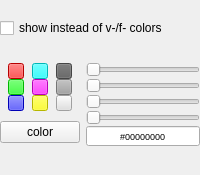
<?xml version="1.0" encoding="UTF-8"?>
<ui version="4.0">
 <class>propMaterial</class>
 <widget class="QWidget" name="propMaterial">
  <property name="geometry">
   <rect>
    <x>0</x>
    <y>0</y>
    <width>200</width>
    <height>175</height>
   </rect>
  </property>
  <property name="sizePolicy">
   <sizepolicy hsizetype="Expanding" vsizetype="Expanding">
    <horstretch>0</horstretch>
    <verstretch>0</verstretch>
   </sizepolicy>
  </property>
  <property name="minimumSize">
   <size>
    <width>200</width>
    <height>175</height>
   </size>
  </property>
  <property name="maximumSize">
   <size>
    <width>16777215</width>
    <height>175</height>
   </size>
  </property>
  <property name="windowTitle">
   <string>Form</string>
  </property>
  <property name="styleSheet">
   <string notr="true"/>
  </property>
  <layout class="QVBoxLayout" name="verticalLayout_4">
   <property name="leftMargin">
    <number>0</number>
   </property>
   <property name="topMargin">
    <number>0</number>
   </property>
   <property name="rightMargin">
    <number>0</number>
   </property>
   <property name="bottomMargin">
    <number>9</number>
   </property>
   <item>
    <widget class="QCheckBox" name="checkShow">
     <property name="text">
      <string>show instead of v-/f- colors</string>
     </property>
    </widget>
   </item>
   <item>
    <layout class="QHBoxLayout" name="horizontalLayout">
     <property name="spacing">
      <number>6</number>
     </property>
     <property name="leftMargin">
      <number>0</number>
     </property>
     <property name="rightMargin">
      <number>0</number>
     </property>
     <item>
      <layout class="QVBoxLayout" name="verticalLayout_3">
       <property name="spacing">
        <number>9</number>
       </property>
       <property name="leftMargin">
        <number>0</number>
       </property>
       <property name="rightMargin">
        <number>0</number>
       </property>
       <property name="bottomMargin">
        <number>0</number>
       </property>
       <item>
        <layout class="QGridLayout" name="gridLayout">
         <property name="sizeConstraint">
          <enum>QLayout::SetFixedSize</enum>
         </property>
         <property name="spacing">
          <number>0</number>
         </property>
         <item row="0" column="1">
          <widget class="QPushButton" name="preCyan">
           <property name="sizePolicy">
            <sizepolicy hsizetype="Fixed" vsizetype="Fixed">
             <horstretch>0</horstretch>
             <verstretch>0</verstretch>
            </sizepolicy>
           </property>
           <property name="minimumSize">
            <size>
             <width>16</width>
             <height>16</height>
            </size>
           </property>
           <property name="maximumSize">
            <size>
             <width>16</width>
             <height>16</height>
            </size>
           </property>
           <property name="cursor">
            <cursorShape>PointingHandCursor</cursorShape>
           </property>
           <property name="styleSheet">
            <string notr="true">background-color: rgb(0, 255, 255);</string>
           </property>
           <property name="text">
            <string/>
           </property>
          </widget>
         </item>
         <item row="1" column="0">
          <widget class="QPushButton" name="preGreen">
           <property name="sizePolicy">
            <sizepolicy hsizetype="Fixed" vsizetype="Fixed">
             <horstretch>0</horstretch>
             <verstretch>0</verstretch>
            </sizepolicy>
           </property>
           <property name="minimumSize">
            <size>
             <width>16</width>
             <height>16</height>
            </size>
           </property>
           <property name="maximumSize">
            <size>
             <width>16</width>
             <height>16</height>
            </size>
           </property>
           <property name="cursor">
            <cursorShape>PointingHandCursor</cursorShape>
           </property>
           <property name="styleSheet">
            <string notr="true">background-color: rgb(0, 255, 0);</string>
           </property>
           <property name="text">
            <string/>
           </property>
          </widget>
         </item>
         <item row="0" column="0">
          <widget class="QPushButton" name="preRed">
           <property name="sizePolicy">
            <sizepolicy hsizetype="Fixed" vsizetype="Fixed">
             <horstretch>0</horstretch>
             <verstretch>0</verstretch>
            </sizepolicy>
           </property>
           <property name="minimumSize">
            <size>
             <width>16</width>
             <height>16</height>
            </size>
           </property>
           <property name="maximumSize">
            <size>
             <width>16</width>
             <height>16</height>
            </size>
           </property>
           <property name="cursor">
            <cursorShape>PointingHandCursor</cursorShape>
           </property>
           <property name="autoFillBackground">
            <bool>true</bool>
           </property>
           <property name="styleSheet">
            <string notr="true">background-color: rgb(255, 0, 0);</string>
           </property>
           <property name="text">
            <string/>
           </property>
          </widget>
         </item>
         <item row="1" column="2">
          <widget class="QPushButton" name="preGrey">
           <property name="sizePolicy">
            <sizepolicy hsizetype="Fixed" vsizetype="Fixed">
             <horstretch>0</horstretch>
             <verstretch>0</verstretch>
            </sizepolicy>
           </property>
           <property name="minimumSize">
            <size>
             <width>16</width>
             <height>16</height>
            </size>
           </property>
           <property name="maximumSize">
            <size>
             <width>16</width>
             <height>16</height>
            </size>
           </property>
           <property name="cursor">
            <cursorShape>PointingHandCursor</cursorShape>
           </property>
           <property name="styleSheet">
            <string notr="true">background-color: rgb(164, 164, 164);</string>
           </property>
           <property name="text">
            <string/>
           </property>
          </widget>
         </item>
         <item row="0" column="2">
          <widget class="QPushButton" name="preBlack">
           <property name="sizePolicy">
            <sizepolicy hsizetype="Fixed" vsizetype="Fixed">
             <horstretch>0</horstretch>
             <verstretch>0</verstretch>
            </sizepolicy>
           </property>
           <property name="minimumSize">
            <size>
             <width>16</width>
             <height>16</height>
            </size>
           </property>
           <property name="maximumSize">
            <size>
             <width>16</width>
             <height>16</height>
            </size>
           </property>
           <property name="cursor">
            <cursorShape>PointingHandCursor</cursorShape>
           </property>
           <property name="styleSheet">
            <string notr="true">background-color: rgb(96, 96, 96);</string>
           </property>
           <property name="text">
            <string/>
           </property>
          </widget>
         </item>
         <item row="1" column="1">
          <widget class="QPushButton" name="preMagenta">
           <property name="sizePolicy">
            <sizepolicy hsizetype="Fixed" vsizetype="Fixed">
             <horstretch>0</horstretch>
             <verstretch>0</verstretch>
            </sizepolicy>
           </property>
           <property name="minimumSize">
            <size>
             <width>16</width>
             <height>16</height>
            </size>
           </property>
           <property name="maximumSize">
            <size>
             <width>16</width>
             <height>16</height>
            </size>
           </property>
           <property name="cursor">
            <cursorShape>PointingHandCursor</cursorShape>
           </property>
           <property name="styleSheet">
            <string notr="true">background-color: rgb(255, 0, 255 );</string>
           </property>
           <property name="text">
            <string/>
           </property>
          </widget>
         </item>
         <item row="2" column="0">
          <widget class="QPushButton" name="preBlue">
           <property name="sizePolicy">
            <sizepolicy hsizetype="Fixed" vsizetype="Fixed">
             <horstretch>0</horstretch>
             <verstretch>0</verstretch>
            </sizepolicy>
           </property>
           <property name="minimumSize">
            <size>
             <width>16</width>
             <height>16</height>
            </size>
           </property>
           <property name="maximumSize">
            <size>
             <width>16</width>
             <height>16</height>
            </size>
           </property>
           <property name="cursor">
            <cursorShape>PointingHandCursor</cursorShape>
           </property>
           <property name="styleSheet">
            <string notr="true">background-color: rgb(0, 0, 255);</string>
           </property>
           <property name="text">
            <string/>
           </property>
          </widget>
         </item>
         <item row="2" column="1">
          <widget class="QPushButton" name="preYellow">
           <property name="sizePolicy">
            <sizepolicy hsizetype="Fixed" vsizetype="Fixed">
             <horstretch>0</horstretch>
             <verstretch>0</verstretch>
            </sizepolicy>
           </property>
           <property name="minimumSize">
            <size>
             <width>16</width>
             <height>16</height>
            </size>
           </property>
           <property name="maximumSize">
            <size>
             <width>16</width>
             <height>16</height>
            </size>
           </property>
           <property name="cursor">
            <cursorShape>PointingHandCursor</cursorShape>
           </property>
           <property name="styleSheet">
            <string notr="true">background-color: rgb(255, 255, 0);</string>
           </property>
           <property name="text">
            <string/>
           </property>
          </widget>
         </item>
         <item row="2" column="2">
          <widget class="QPushButton" name="preWhite">
           <property name="sizePolicy">
            <sizepolicy hsizetype="Fixed" vsizetype="Fixed">
             <horstretch>0</horstretch>
             <verstretch>0</verstretch>
            </sizepolicy>
           </property>
           <property name="minimumSize">
            <size>
             <width>16</width>
             <height>16</height>
            </size>
           </property>
           <property name="maximumSize">
            <size>
             <width>16</width>
             <height>16</height>
            </size>
           </property>
           <property name="cursor">
            <cursorShape>PointingHandCursor</cursorShape>
           </property>
           <property name="styleSheet">
            <string notr="true">background-color: rgb(224, 224, 224);</string>
           </property>
           <property name="text">
            <string/>
           </property>
          </widget>
         </item>
        </layout>
       </item>
       <item>
        <widget class="QPushButton" name="colorButton">
         <property name="text">
          <string>color</string>
         </property>
        </widget>
       </item>
      </layout>
     </item>
     <item>
      <layout class="QVBoxLayout" name="verticalLayout_2">
       <property name="spacing">
        <number>0</number>
       </property>
       <item>
        <widget class="QSlider" name="sliderR">
         <property name="maximumSize">
          <size>
           <width>16777215</width>
           <height>16</height>
          </size>
         </property>
         <property name="cursor">
          <cursorShape>PointingHandCursor</cursorShape>
         </property>
         <property name="toolTip">
          <string>red component</string>
         </property>
         <property name="accessibleName">
          <string>R</string>
         </property>
         <property name="autoFillBackground">
          <bool>true</bool>
         </property>
         <property name="styleSheet">
          <string notr="true"/>
         </property>
         <property name="maximum">
          <number>255</number>
         </property>
         <property name="orientation">
          <enum>Qt::Horizontal</enum>
         </property>
         <property name="invertedControls">
          <bool>false</bool>
         </property>
         <property name="tickPosition">
          <enum>QSlider::NoTicks</enum>
         </property>
        </widget>
       </item>
       <item>
        <widget class="QSlider" name="sliderG">
         <property name="maximumSize">
          <size>
           <width>16777215</width>
           <height>16</height>
          </size>
         </property>
         <property name="cursor">
          <cursorShape>PointingHandCursor</cursorShape>
         </property>
         <property name="toolTip">
          <string>green component</string>
         </property>
         <property name="styleSheet">
          <string notr="true"/>
         </property>
         <property name="maximum">
          <number>255</number>
         </property>
         <property name="orientation">
          <enum>Qt::Horizontal</enum>
         </property>
        </widget>
       </item>
       <item>
        <widget class="QSlider" name="sliderB">
         <property name="maximumSize">
          <size>
           <width>16777215</width>
           <height>16</height>
          </size>
         </property>
         <property name="cursor">
          <cursorShape>PointingHandCursor</cursorShape>
         </property>
         <property name="toolTip">
          <string>blue component</string>
         </property>
         <property name="styleSheet">
          <string notr="true"/>
         </property>
         <property name="maximum">
          <number>255</number>
         </property>
         <property name="orientation">
          <enum>Qt::Horizontal</enum>
         </property>
        </widget>
       </item>
       <item>
        <widget class="QSlider" name="sliderA">
         <property name="maximumSize">
          <size>
           <width>16777215</width>
           <height>16</height>
          </size>
         </property>
         <property name="cursor">
          <cursorShape>PointingHandCursor</cursorShape>
         </property>
         <property name="toolTip">
          <string>alpha component</string>
         </property>
         <property name="maximum">
          <number>255</number>
         </property>
         <property name="orientation">
          <enum>Qt::Horizontal</enum>
         </property>
        </widget>
       </item>
       <item>
        <widget class="QLineEdit" name="editRGBA">
         <property name="minimumSize">
          <size>
           <width>0</width>
           <height>20</height>
          </size>
         </property>
         <property name="maximumSize">
          <size>
           <width>16777215</width>
           <height>20</height>
          </size>
         </property>
         <property name="font">
          <font>
           <pointsize>7</pointsize>
          </font>
         </property>
         <property name="toolTip">
          <string>#rrggbbaa</string>
         </property>
         <property name="text">
          <string>#00000000</string>
         </property>
         <property name="frame">
          <bool>true</bool>
         </property>
         <property name="echoMode">
          <enum>QLineEdit::Normal</enum>
         </property>
         <property name="alignment">
          <set>Qt::AlignCenter</set>
         </property>
         <property name="clearButtonEnabled">
          <bool>false</bool>
         </property>
        </widget>
       </item>
      </layout>
     </item>
    </layout>
   </item>
  </layout>
 </widget>
 <resources/>
 <connections>
  <connection>
   <sender>sliderR</sender>
   <signal>valueChanged(int)</signal>
   <receiver>propMaterial</receiver>
   <slot>rValueChanged(int)</slot>
   <hints>
    <hint type="sourcelabel">
     <x>130</x>
     <y>136</y>
    </hint>
    <hint type="destinationlabel">
     <x>99</x>
     <y>149</y>
    </hint>
   </hints>
  </connection>
  <connection>
   <sender>sliderG</sender>
   <signal>valueChanged(int)</signal>
   <receiver>propMaterial</receiver>
   <slot>gValueChanged(int)</slot>
   <hints>
    <hint type="sourcelabel">
     <x>130</x>
     <y>146</y>
    </hint>
    <hint type="destinationlabel">
     <x>99</x>
     <y>149</y>
    </hint>
   </hints>
  </connection>
  <connection>
   <sender>sliderB</sender>
   <signal>valueChanged(int)</signal>
   <receiver>propMaterial</receiver>
   <slot>bValueChanged(int)</slot>
   <hints>
    <hint type="sourcelabel">
     <x>130</x>
     <y>156</y>
    </hint>
    <hint type="destinationlabel">
     <x>99</x>
     <y>149</y>
    </hint>
   </hints>
  </connection>
  <connection>
   <sender>sliderA</sender>
   <signal>valueChanged(int)</signal>
   <receiver>propMaterial</receiver>
   <slot>aValueChanged(int)</slot>
   <hints>
    <hint type="sourcelabel">
     <x>130</x>
     <y>166</y>
    </hint>
    <hint type="destinationlabel">
     <x>99</x>
     <y>149</y>
    </hint>
   </hints>
  </connection>
  <connection>
   <sender>editRGBA</sender>
   <signal>textChanged(QString)</signal>
   <receiver>propMaterial</receiver>
   <slot>rgbaTextChanged(QString)</slot>
   <hints>
    <hint type="sourcelabel">
     <x>133</x>
     <y>179</y>
    </hint>
    <hint type="destinationlabel">
     <x>99</x>
     <y>149</y>
    </hint>
   </hints>
  </connection>
  <connection>
   <sender>preBlack</sender>
   <signal>clicked()</signal>
   <receiver>propMaterial</receiver>
   <slot>colorButtonClicked()</slot>
   <hints>
    <hint type="sourcelabel">
     <x>66</x>
     <y>139</y>
    </hint>
    <hint type="destinationlabel">
     <x>99</x>
     <y>149</y>
    </hint>
   </hints>
  </connection>
  <connection>
   <sender>preBlue</sender>
   <signal>clicked()</signal>
   <receiver>propMaterial</receiver>
   <slot>colorButtonClicked()</slot>
   <hints>
    <hint type="sourcelabel">
     <x>28</x>
     <y>177</y>
    </hint>
    <hint type="destinationlabel">
     <x>99</x>
     <y>149</y>
    </hint>
   </hints>
  </connection>
  <connection>
   <sender>preCyan</sender>
   <signal>clicked()</signal>
   <receiver>propMaterial</receiver>
   <slot>colorButtonClicked()</slot>
   <hints>
    <hint type="sourcelabel">
     <x>47</x>
     <y>139</y>
    </hint>
    <hint type="destinationlabel">
     <x>99</x>
     <y>149</y>
    </hint>
   </hints>
  </connection>
  <connection>
   <sender>preGreen</sender>
   <signal>clicked()</signal>
   <receiver>propMaterial</receiver>
   <slot>colorButtonClicked()</slot>
   <hints>
    <hint type="sourcelabel">
     <x>28</x>
     <y>158</y>
    </hint>
    <hint type="destinationlabel">
     <x>99</x>
     <y>149</y>
    </hint>
   </hints>
  </connection>
  <connection>
   <sender>preGrey</sender>
   <signal>clicked()</signal>
   <receiver>propMaterial</receiver>
   <slot>colorButtonClicked()</slot>
   <hints>
    <hint type="sourcelabel">
     <x>66</x>
     <y>158</y>
    </hint>
    <hint type="destinationlabel">
     <x>99</x>
     <y>149</y>
    </hint>
   </hints>
  </connection>
  <connection>
   <sender>preMagenta</sender>
   <signal>clicked()</signal>
   <receiver>propMaterial</receiver>
   <slot>colorButtonClicked()</slot>
   <hints>
    <hint type="sourcelabel">
     <x>47</x>
     <y>158</y>
    </hint>
    <hint type="destinationlabel">
     <x>99</x>
     <y>149</y>
    </hint>
   </hints>
  </connection>
  <connection>
   <sender>preRed</sender>
   <signal>clicked()</signal>
   <receiver>propMaterial</receiver>
   <slot>colorButtonClicked()</slot>
   <hints>
    <hint type="sourcelabel">
     <x>28</x>
     <y>139</y>
    </hint>
    <hint type="destinationlabel">
     <x>99</x>
     <y>149</y>
    </hint>
   </hints>
  </connection>
  <connection>
   <sender>preWhite</sender>
   <signal>clicked()</signal>
   <receiver>propMaterial</receiver>
   <slot>colorButtonClicked()</slot>
   <hints>
    <hint type="sourcelabel">
     <x>66</x>
     <y>177</y>
    </hint>
    <hint type="destinationlabel">
     <x>99</x>
     <y>149</y>
    </hint>
   </hints>
  </connection>
  <connection>
   <sender>preYellow</sender>
   <signal>clicked()</signal>
   <receiver>propMaterial</receiver>
   <slot>colorButtonClicked()</slot>
   <hints>
    <hint type="sourcelabel">
     <x>47</x>
     <y>177</y>
    </hint>
    <hint type="destinationlabel">
     <x>99</x>
     <y>149</y>
    </hint>
   </hints>
  </connection>
  <connection>
   <sender>checkShow</sender>
   <signal>stateChanged(int)</signal>
   <receiver>propMaterial</receiver>
   <slot>checkShowClicked(int)</slot>
   <hints>
    <hint type="sourcelabel">
     <x>98</x>
     <y>104</y>
    </hint>
    <hint type="destinationlabel">
     <x>99</x>
     <y>149</y>
    </hint>
   </hints>
  </connection>
  <connection>
   <sender>colorButton</sender>
   <signal>clicked()</signal>
   <receiver>propMaterial</receiver>
   <slot>onColorButton()</slot>
   <hints>
    <hint type="sourcelabel">
     <x>110</x>
     <y>127</y>
    </hint>
    <hint type="destinationlabel">
     <x>99</x>
     <y>105</y>
    </hint>
   </hints>
  </connection>
 </connections>
 <slots>
  <slot>rValueChanged(int)</slot>
  <slot>gValueChanged(int)</slot>
  <slot>bValueChanged(int)</slot>
  <slot>aValueChanged(int)</slot>
  <slot>rgbaTextChanged(QString)</slot>
  <slot>meshColorChanged(QColor)</slot>
  <slot>colorButtonClicked()</slot>
  <slot>checkShowClicked(int)</slot>
  <slot>onColorButton()</slot>
 </slots>
</ui>
